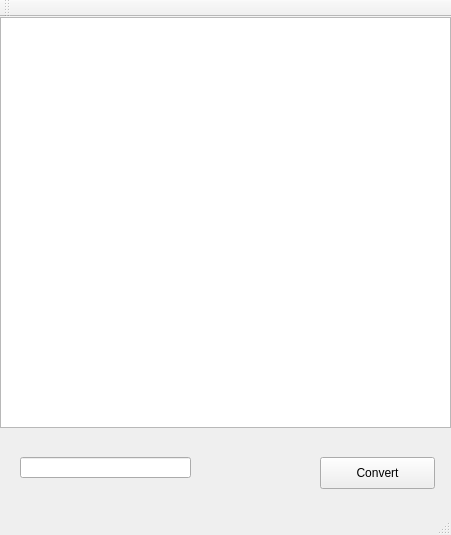
<?xml version="1.0" encoding="UTF-8"?>
<ui version="4.0">
 <class>MainWindow</class>
 <widget class="QMainWindow" name="MainWindow">
  <property name="geometry">
   <rect>
    <x>0</x>
    <y>0</y>
    <width>451</width>
    <height>535</height>
   </rect>
  </property>
  <property name="windowTitle">
   <string>MainWindow</string>
  </property>
  <widget class="QWidget" name="centralWidget">
   <widget class="QTextEdit" name="base64_text_edit">
    <property name="geometry">
     <rect>
      <x>0</x>
      <y>0</y>
      <width>451</width>
      <height>411</height>
     </rect>
    </property>
   </widget>
   <widget class="QLineEdit" name="file_name_line_edit">
    <property name="geometry">
     <rect>
      <x>20</x>
      <y>440</y>
      <width>171</width>
      <height>21</height>
     </rect>
    </property>
   </widget>
   <widget class="QPushButton" name="convert_button">
    <property name="geometry">
     <rect>
      <x>320</x>
      <y>440</y>
      <width>115</width>
      <height>32</height>
     </rect>
    </property>
    <property name="text">
     <string>Convert</string>
    </property>
   </widget>
  </widget>
  <widget class="QMenuBar" name="menuBar">
   <property name="geometry">
    <rect>
     <x>0</x>
     <y>0</y>
     <width>451</width>
     <height>22</height>
    </rect>
   </property>
  </widget>
  <widget class="QToolBar" name="mainToolBar">
   <attribute name="toolBarArea">
    <enum>TopToolBarArea</enum>
   </attribute>
   <attribute name="toolBarBreak">
    <bool>false</bool>
   </attribute>
  </widget>
  <widget class="QStatusBar" name="statusBar"/>
 </widget>
 <layoutdefault spacing="6" margin="11"/>
 <resources/>
 <connections>
  <connection>
   <sender>convert_button</sender>
   <signal>clicked()</signal>
   <receiver>MainWindow</receiver>
   <slot>convert()</slot>
   <hints>
    <hint type="sourcelabel">
     <x>377</x>
     <y>490</y>
    </hint>
    <hint type="destinationlabel">
     <x>225</x>
     <y>267</y>
    </hint>
   </hints>
  </connection>
 </connections>
</ui>
